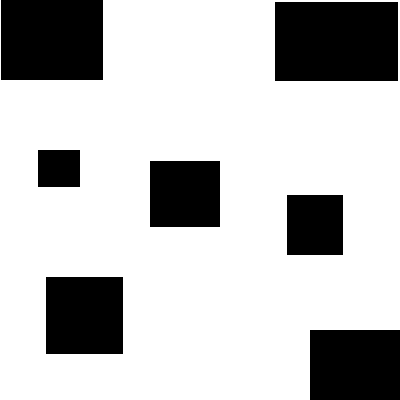
#> input picture CompressionTechniques/RLE/400x400.png, 400 x 400 px
$ jupyter execute Jpeg8x8.ipynb
#> lines starting #> are read from the running program, lines starting #| are printed output that depends on the picture; after the words box and inside, x2 and y2 are one past the last pixel; in counts of white or black regions, pixels touching at a corner belong together
[cell 1]
import numpy as np
import cv2
import matplotlib.pyplot as plt

img = cv2.imread('400x400.png', cv2.IMREAD_GRAYSCALE)
#> img: shape (400, 400); 75.2% white; 7 black regions, largest, box (x1, y1, x2, y2) and area: (275, 2, 398, 81) 9717, (1, 0, 103, 80) 8160, (310, 330, 400, 400) 6300

plt.imshow(img, cmap='gray')

plt.show()

[cell 2]
images_chunks = []

rows, cols = img.shape
#> rows = 400; cols = 400

for i in range(0, rows, 8):
    row_chunks = []
    for j in range(0, cols, 8):
        row_chunks.append(img[i:i+8, j:j+8])

    images_chunks.append(row_chunks)
#> after the loop, images_chunks = 50 items

print(images_chunks[0][0])
#| [[255   0   0   0   0   0   0   0]
#|  [255   0   0   0   0   0   0   0]
#|  [255   0   0   0   0   0   0   0]
#|  [255   0   0   0   0   0   0   0]
#|  [255   0   0   0   0   0   0   0]
#|  [255   0   0   0   0   0   0   0]
#|  [255   0   0   0   0   0   0   0]
#|  [255   0   0   0   0   0   0   0]]

plt.imshow(images_chunks[0][0], cmap='gray')
plt.show
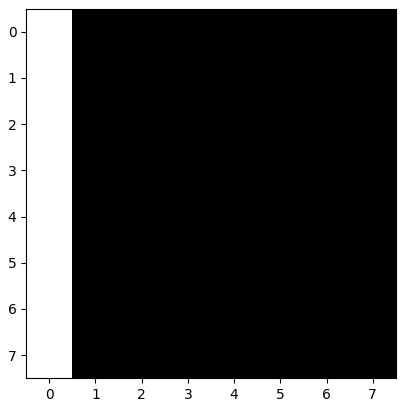
#> figure drawn by matplotlib, 1 panel


$ run again, with CompressionTechniques/RLE/test.png copied over CompressionTechniques/RLE/400x400.png
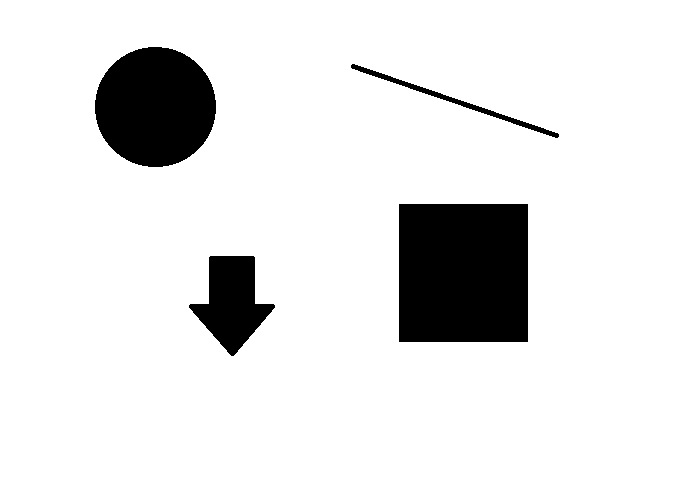
#> input picture CompressionTechniques/RLE/test.png, 695 x 484 px
#> img: shape (484, 695); 89.6% white; 4 black regions, box (x1, y1, x2, y2) and area: (399, 204, 528, 342) 17802, (95, 47, 216, 167) 11402, (189, 256, 275, 356) 4647, (351, 64, 559, 138) 1080
#> after the loop `for i in range(0, rows, 8):`: images_chunks = 61 items
#| [[255 255 255 255 255 255 255 255]
#|  [255 255 255 255 255 255 255 255]
#|  [255 255 255 255 255 255 255 255]
#|  [255 255 255 255 255 255 255 255]
#|  [255 255 255 255 255 255 255 255]
#|  [255 255 255 255 255 255 255 255]
#> (further printed lines are left out)
#> `[cell 2] images_chunks = []  rows, cols = img.shape  for i in range(0,..`:
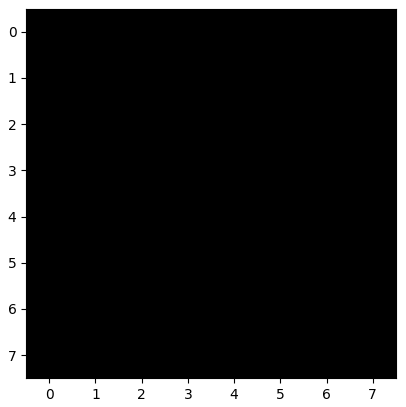
#> figure drawn by matplotlib, 1 panel
